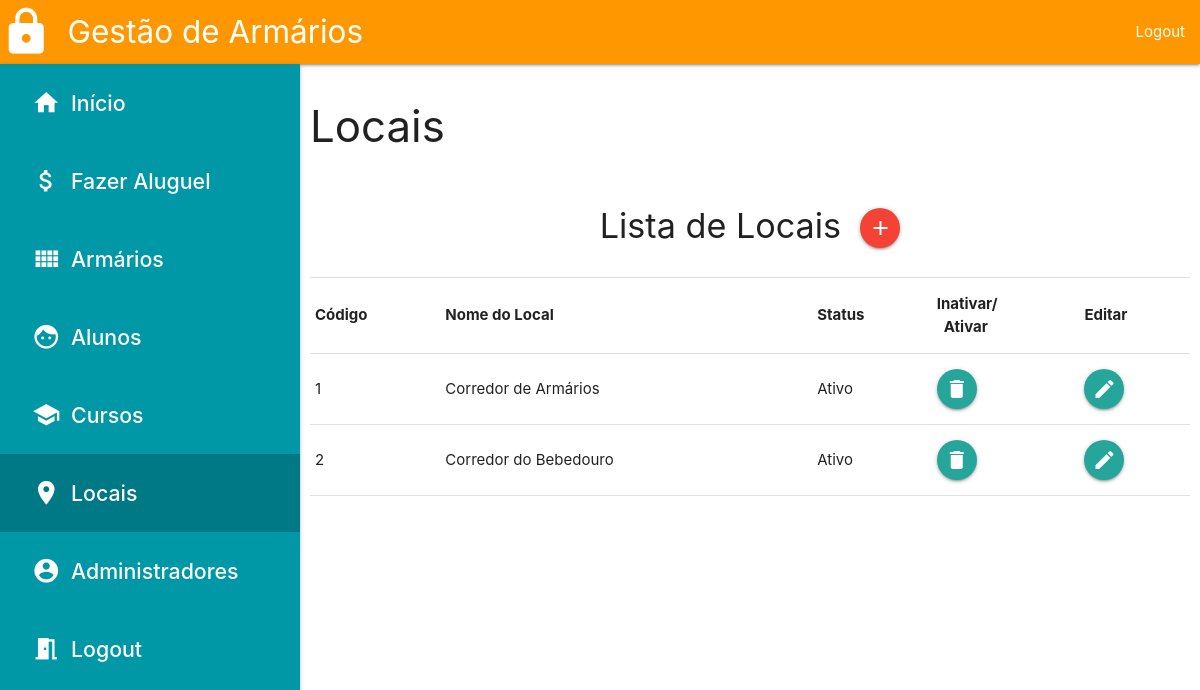
Page /locais.php (signed in) on the committed database.
### tables this page shows
create table tb_local(
	cd_local int not null auto_increment,
    nm_local varchar(60) not null,
    st_local boolean not null default 1,
    primary key(cd_local),
    constraint local_nm_local_unico unique(nm_local)
);

### class/Utilitarios.php (called while the page is built, shortened)
<?php
abstract class Utilitarios
{
    private $host     = "localhost";
    private $port     = 3307;
    private $db       = "db_gestor_de_armarios";
    private $user     = "root";
    private $pass     = "usbw";
    public function db_connect()
    {
        $conn =  new mysqli($this->host, $this->user, $this->pass, $this->db, $this->port);
        $conn->set_charset("utf8");
        return $conn;
    }
}

### init/init.php (called while the page is built, shortened)
<?php
include_once($_SERVER["DOCUMENT_ROOT"]."/class/Administrador.php");
$admin = new Administrador($_SESSION["nm_user"]);

### class/Administrador.php (called while the page is built, shortened)
<?php
include_once "Utilitarios.php";
class Administrador extends Utilitarios
{
    public function __construct($nm_user){
        $this->mysqli = $this->db_connect();
    }
    public function consultar_local($cd = ""){
        $sql = "SELECT * from tb_local";
        $query = $this->mysqli->query($sql);
        if($query->num_rows > 0){
            return $query;
        }else{
            return null;
        }
    }
}

### locais.php (the view, shortened to what this page needs)
<?php include_once "init/init.php"; ?>
<!doctype html>
<html lang="pt-br">
    <head>
        <link rel="stylesheet" href="/css/materialize.css">
        <link rel="stylesheet" href="/css/material_icons.css">
        <link rel="stylesheet" href="/css/style.css">
    </head>
    <body>
        <?php
        include_once "components/menu.php";
        ?>
        <div class="row s12" style="margin-bottom: 0px;">
            <main id="pag-content">
                <h3>Locais</h3>
                <table>
                    <thead>
                    <tr>
                        <th colspan="6" class="center-align">
                            <h4>Lista de Locais&nbsp;
                                <a href="#!" data-target="cadastrar_local" class="btn-floating red modal-trigger">
                                    <i class="material-icons">add</i>
                                </a>
                            </h4>
                        </th>
                    </tr>
                    <tr>
                        <th>Código</th>
                        <th>Nome do Local</th>
                        <th>Status</th>
                        <th>Inativar/<br>&nbsp;&nbsp;Ativar</th>
                        <th>Editar</th>
                    </tr>
                    </thead>
                    <tbody>
                    <?php
                    $locals = $admin->consultar_local();
                    if(!empty($locals)){
                        while($local = $locals->fetch_object()){
                            if($local->st_local == 1){
                                $local->st_local = "Ativo";
                                $icon = "delete";
                            }else{
                                $local->st_local = "Inativo";
                                $icon = "check";
                            }
                            ?>
                            <tr id="local_<?php echo $local->cd_local; ?>" data-nm-local="<?php echo $local->nm_local; ?>" data-st-local="<?php echo $local->st_local; ?>">
                                <td><?php echo $local->cd_local; ?></td>
                                <td><?php echo $local->nm_local; ?></td>
                                <td><?php echo $local->st_local; ?></td>
                                <td><a href="/actions/toggle_local.php?cd=<?php echo $local->cd_local; ?>" class="btn-floating"><i class="material-icons"><?php echo $icon; ?></i></a></td>
                                <td><a data-target="editar_local" href="#!" onclick="editar_dados('local',<?php echo $local->cd_local; ?>,['st_local','nm_local'])" class="btn-floating modal-trigger"><i class="material-icons">edit</i></a></td>
                            </tr>
                            <?php
                        }
                    }
                    ?>
                    </tbody>
                </table>
            </main>
        </div>
    </body>
</html>

### css/style.css (style rules this page uses)
* { margin:0; padding:0; }
body { background-color: orange; }
#pag-content { width: 100%; height: calc(100vh - 56px); overflow-y: auto; background-color: white !important; padding:10px; }
@media only screen and (min-width: 601px) { #pag-content { height: calc(100vh - 64px); } }
@media only screen and (min-width: 992px) { #pag-content { width: calc(100% - 300px); height: calc(100vh - 64px); margin-left:300px; } }

### rows in the picture
tb_local: cd_local "1", nm_local "Corredor de Armários", st_local "Ativo"
tb_local: cd_local "2", nm_local "Corredor do Bebedouro", st_local "Ativo"
